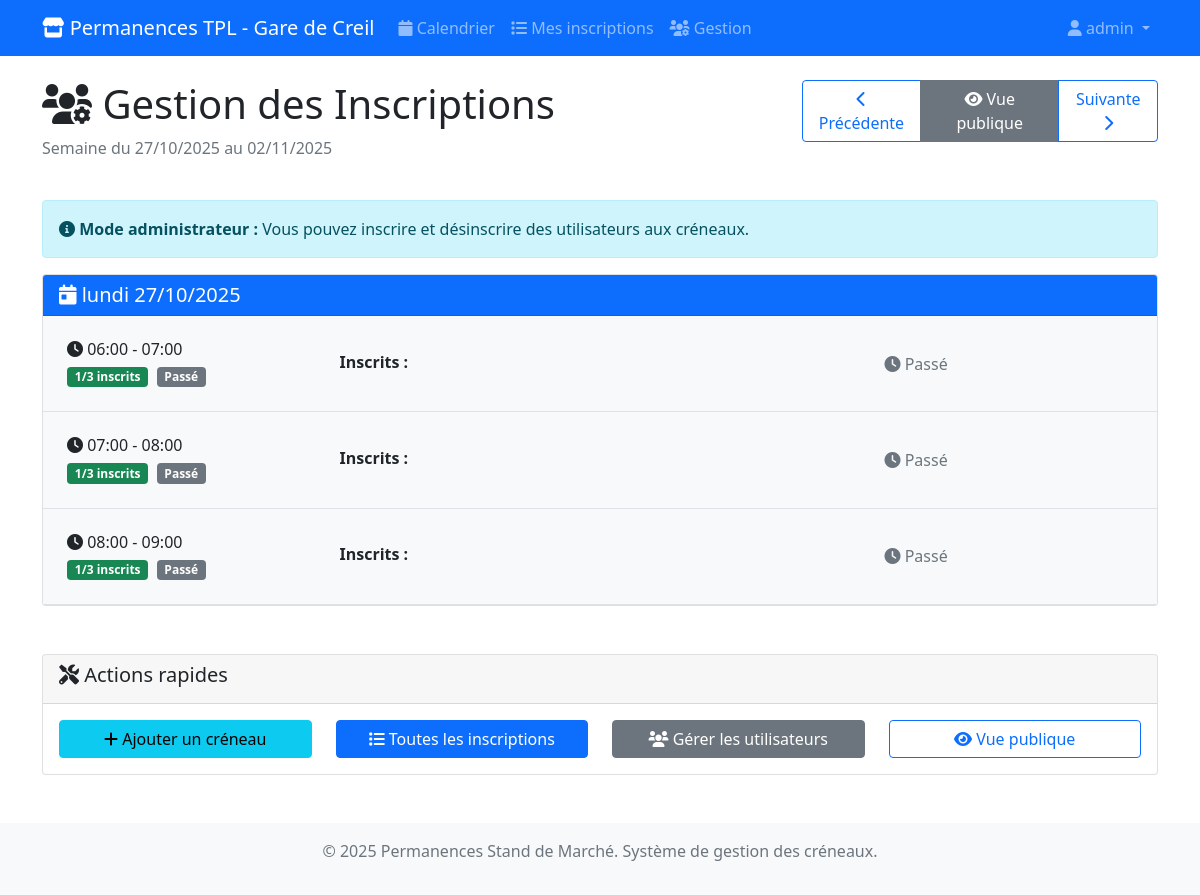
Screenshot of /permanences/gestion/ (signed in) with the database file from the repository.
### permanences/models.py (models this page shows, shortened)
class CreneauHoraire(models.Model):
    date = models.DateField(help_text="Date du créneau")
    heure_debut = models.TimeField(help_text="Heure de début du créneau")
    heure_fin = models.TimeField(help_text="Heure de fin du créneau")
    max_personnes = models.PositiveIntegerField(
        default=3,
        help_text="Nombre maximum de personnes autorisées pour ce créneau"
    )
    actif = models.BooleanField(default=True, help_text="Créneau disponible pour inscription")
    class Meta:
        verbose_name = "Créneau horaire"
        verbose_name_plural = "Créneaux horaires"
        unique_together = ['date', 'heure_debut']
        ordering = ['date', 'heure_debut']
    @property
    def places_disponibles(self):
        try:
            inscriptions_count = self.inscriptions.filter(annulee=False).count()
            return max(0, self.max_personnes - inscriptions_count)
        except Exception:
            return self.max_personnes
    @property
    def complet(self):
        try:
            return self.places_disponibles <= 0
        except Exception:
            return False
    @property
    def est_passe(self):
        try:
            maintenant = datetime.now()
            creneau_datetime = datetime.combine(self.date, self.heure_debut)
            return creneau_datetime < maintenant
        except Exception:
            return False

### permanences/views.py (the view)
# urls.py: path('gestion/', views.gestion_inscriptions, name='gestion'),
@user_passes_test(is_superuser)
def gestion_inscriptions(request):
    today = timezone.now().date()
    week_start = request.GET.get('week')
    if week_start:
        try:
            week_start = datetime.strptime(week_start, '%Y-%m-%d').date()
        except ValueError:
            week_start = today - timedelta(days=today.weekday())
    else:
        week_start = today - timedelta(days=today.weekday())
    week_end = week_start + timedelta(days=6)
    from django.contrib.auth.models import User
    utilisateurs = User.objects.filter(is_active=True).order_by('username')
    creneaux = CreneauHoraire.objects.filter(
        date__range=[week_start, week_end],
        actif=True
    ).prefetch_related('inscriptions__utilisateur').order_by('date', 'heure_debut')
    creneaux_par_jour = {}
    for creneau in creneaux:
        if creneau.date not in creneaux_par_jour:
            creneaux_par_jour[creneau.date] = []
        utilisateurs_inscrits_ids = set(
            inscription.utilisateur.id
            for inscription in creneau.inscriptions.filter(annulee=False)
        )
        creneau.utilisateurs_disponibles = [
            utilisateur for utilisateur in utilisateurs
            if utilisateur.id not in utilisateurs_inscrits_ids
        ]
        creneaux_par_jour[creneau.date].append(creneau)
    prev_week = week_start - timedelta(days=7)
    next_week = week_start + timedelta(days=7)
    context = {
        'creneaux_par_jour': creneaux_par_jour,
        'utilisateurs': utilisateurs,
        'week_start': week_start,
        'week_end': week_end,
        'prev_week': prev_week,
        'next_week': next_week,
        'today': today,
    }
    return render(request, 'permanences/gestion_inscriptions.html', context)

### permanences/views.py (called while the page is built)
def is_superuser(user):
    return user.is_superuser

### templates/permanences/gestion_inscriptions.html (shortened to what this page needs)
{% extends 'base.html' %}
{% block content %}
<div class="row mb-4">
    <div class="col-md-8">
        <h1><i class="fas fa-users-cog"></i> Gestion des Inscriptions</h1>
        <p class="text-muted">Semaine du {{ week_start|date:"d/m/Y" }} au {{ week_end|date:"d/m/Y" }}</p>
    </div>
    <div class="col-md-4 text-end">
        <div class="btn-group" role="group">
            <a href="?week={{ prev_week|date:'Y-m-d' }}" class="btn btn-outline-primary">
                <i class="fas fa-chevron-left"></i> Précédente
            </a>
            <a href="{% url 'permanences:calendrier' %}" class="btn btn-secondary">
                <i class="fas fa-eye"></i> Vue publique
            </a>
            <a href="?week={{ next_week|date:'Y-m-d' }}" class="btn btn-outline-primary">
                Suivante <i class="fas fa-chevron-right"></i>
            </a>
        </div>
    </div>
</div>
<div class="alert alert-info">
    <i class="fas fa-info-circle"></i>
    <strong>Mode administrateur :</strong>
    Vous pouvez inscrire et désinscrire des utilisateurs aux créneaux.
</div>
<div class="row">
    {% for date, creneaux in creneaux_par_jour.items %}
    <div class="col-12 mb-4">
        <div class="card">
            <div class="card-header bg-primary text-white">
                <h5 class="card-title mb-0">
                    <i class="fas fa-calendar-day"></i>
                    {{ date|date:"l d/m/Y" }}
                </h5>
            </div>
            <div class="card-body p-0">
                {% for creneau in creneaux %}
                <div class="border-bottom p-4 {% if creneau.est_passe %}bg-light{% endif %}">
                    <div class="row align-items-center">
                        <div class="col-md-3">
                            <h6 class="mb-1">
                                <i class="fas fa-clock"></i>
                                {{ creneau.heure_debut|time:"H:i" }} - {{ creneau.heure_fin|time:"H:i" }}
                            </h6>
                            <span class="badge
                                {% if creneau.complet %}bg-danger{% elif creneau.places_disponibles <= 1 %}bg-warning{% else %}bg-success{% endif %}">
                                {% with creneau.inscriptions.count as nb_inscriptions %}
                                    {{ nb_inscriptions }}/{{ creneau.max_personnes }} inscrits
                                {% endwith %}
                            </span>
                            {% if creneau.est_passe %}
                                <span class="badge bg-secondary ms-1">Passé</span>
                            {% endif %}
                        </div>
                        <div class="col-md-6">
                            {% with creneau.inscriptions.all as inscriptions %}
                                {% if inscriptions %}
                                    <strong>Inscrits :</strong>
                                {% else %}
                                    <em class="text-muted">Aucune inscription</em>
                                {% endif %}
                            {% endwith %}
                        </div>
                        <div class="col-md-3">
                            {% if not creneau.est_passe and not creneau.complet %}
                                <form method="post" action="{% url 'permanences:inscrire' creneau.id %}">
                                    {% csrf_token %}
                                    <div class="input-group">
                                        <select name="utilisateur_id" class="form-select form-select-sm" required>
                                            <option value="">Choisir un utilisateur</option>
                                            {% for utilisateur in creneau.utilisateurs_disponibles %}
                                                <option value="{{ utilisateur.id }}">
                                                    {{ utilisateur.first_name|default:utilisateur.username }} ({{ utilisateur.username }})
                                                </option>
                                            {% endfor %}
                                        </select>
                                        <button type="submit" class="btn btn-sm btn-success">
                                            <i class="fas fa-plus"></i>
                                        </button>
                                    </div>
                                </form>
                            {% elif creneau.complet and not creneau.est_passe %}
                                <span class="text-danger">
                                    <i class="fas fa-ban"></i> Complet
                                </span>
                            {% elif creneau.est_passe %}
                                <span class="text-muted">
                                    <i class="fas fa-clock"></i> Passé
                                </span>
                            {% endif %}
                        </div>
                    </div>
                </div>
                {% empty %}
                <div class="p-3 text-center text-muted">
                    <i class="fas fa-calendar-times"></i>
                    Aucun créneau disponible
                </div>
                {% endfor %}
            </div>
        </div>
    </div>
    {% endfor %}
</div>
<div class="mt-4">
    <div class="card">
        <div class="card-header">
            <h5><i class="fas fa-tools"></i> Actions rapides</h5>
        </div>
        <div class="card-body">
            <div class="row">
                <div class="col-md-3">
                    <a href="{% url 'admin:permanences_creneauhoraire_add' %}" class="btn btn-info w-100">
                        <i class="fas fa-plus"></i> Ajouter un créneau
                    </a>
                </div>
                <div class="col-md-3">
                    <a href="{% url 'admin:permanences_inscription_changelist' %}" class="btn btn-primary w-100">
                        <i class="fas fa-list"></i> Toutes les inscriptions
                    </a>
                </div>
                <div class="col-md-3">
                    <a href="{% url 'admin:auth_user_changelist' %}" class="btn btn-secondary w-100">
                        <i class="fas fa-users"></i> Gérer les utilisateurs
                    </a>
                </div>
                <div class="col-md-3">
                    <a href="{% url 'permanences:calendrier' %}" class="btn btn-outline-primary w-100">
                        <i class="fas fa-eye"></i> Vue publique
                    </a>
                </div>
            </div>
        </div>
    </div>
</div>
{% endblock %}

### templates/base.html (shortened to what this page needs)
<!DOCTYPE html>
<html lang="fr">
<head>
    <link href="https://cdn.jsdelivr.net/npm/bootstrap@5.1.3/dist/css/bootstrap.min.css" rel="stylesheet">
    <link href="https://cdnjs.cloudflare.com/ajax/libs/font-awesome/6.0.0/css/all.min.css" rel="stylesheet">
</head>
<body>
    <nav class="navbar navbar-expand-lg navbar-dark bg-primary">
        <div class="container">
            <a class="navbar-brand" href="{% url 'permanences:calendrier' %}">
                <i class="fas fa-store"></i> Permanences TPL - Gare de Creil
            </a>
            <div class="collapse navbar-collapse" id="navbarNav">
                <ul class="navbar-nav me-auto">
                    <li class="nav-item">
                        <a class="nav-link" href="{% url 'permanences:calendrier' %}">
                            <i class="fas fa-calendar"></i> Calendrier
                        </a>
                    </li>
                    {% if user.is_authenticated %}
                    <li class="nav-item">
                        <a class="nav-link" href="{% url 'permanences:mes_inscriptions' %}">
                            <i class="fas fa-list"></i> Mes inscriptions
                        </a>
                    </li>
                    {% endif %}
                    {% if user.is_superuser %}
                    <li class="nav-item">
                        <a class="nav-link" href="{% url 'permanences:gestion' %}">
                            <i class="fas fa-users-cog"></i> Gestion
                        </a>
                    </li>
                    {% endif %}
                </ul>
                <ul class="navbar-nav">
                    {% if user.is_authenticated %}
                        <li class="nav-item dropdown">
                            <a class="nav-link dropdown-toggle" href="#" id="navbarDropdown" role="button" data-bs-toggle="dropdown">
                                <i class="fas fa-user"></i> {{ user.username }}
                            </a>
                        </li>
                    {% else %}
                        <li class="nav-item">
                            <a class="nav-link" href="{% url 'login' %}">
                                <i class="fas fa-sign-in-alt"></i> Connexion
                            </a>
                        </li>
                    {% endif %}
                </ul>
            </div>
        </div>
    </nav>
    <main class="container mt-4">
        {% block content %}
        {% endblock %}
    </main>
    <footer class="bg-light text-center text-muted mt-5 py-3">
        <div class="container">
            <p>&copy; 2025 Permanences Stand de Marché. Système de gestion des créneaux.</p>
        </div>
    </footer>
</body>
</html>

### rows the page displays
CreneauHoraire: date "lundi 27/10/2025", heure_debut "06:00", heure_fin "07:00", inscriptions.count "1", max_personnes "3", shows "Passé"
CreneauHoraire: heure_debut "07:00", heure_fin "08:00", inscriptions.count "1", max_personnes "3", date "Passé"
CreneauHoraire: heure_debut "08:00", heure_fin "09:00", inscriptions.count "1", max_personnes "3", date "Passé"

### other values shown
{{ user.username }} "admin"
{{ week_start|date:"d/m/Y" }} "27/10/2025"
{{ week_end|date:"d/m/Y" }} "02/11/2025"
